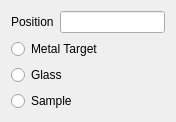
<?xml version="1.0" encoding="UTF-8"?>
<ui version="4.0">
 <class>Form</class>
 <widget class="QWidget" name="Form">
  <property name="geometry">
   <rect>
    <x>0</x>
    <y>0</y>
    <width>176</width>
    <height>109</height>
   </rect>
  </property>
  <property name="windowTitle">
   <string>Form</string>
  </property>
  <layout class="QVBoxLayout" name="verticalLayout">
   <item>
    <layout class="QHBoxLayout" name="horizontalLayout">
     <item>
      <widget class="QLabel" name="label">
       <property name="text">
        <string>Position</string>
       </property>
      </widget>
     </item>
     <item>
      <widget class="QLineEdit" name="edtPosition"/>
     </item>
    </layout>
   </item>
   <item>
    <widget class="QRadioButton" name="rbMetalTarget">
     <property name="text">
      <string>Metal Target</string>
     </property>
    </widget>
   </item>
   <item>
    <widget class="QRadioButton" name="rbGlass">
     <property name="text">
      <string>Glass</string>
     </property>
    </widget>
   </item>
   <item>
    <widget class="QRadioButton" name="rbSample">
     <property name="text">
      <string>Sample</string>
     </property>
    </widget>
   </item>
  </layout>
 </widget>
 <resources/>
 <connections/>
</ui>
